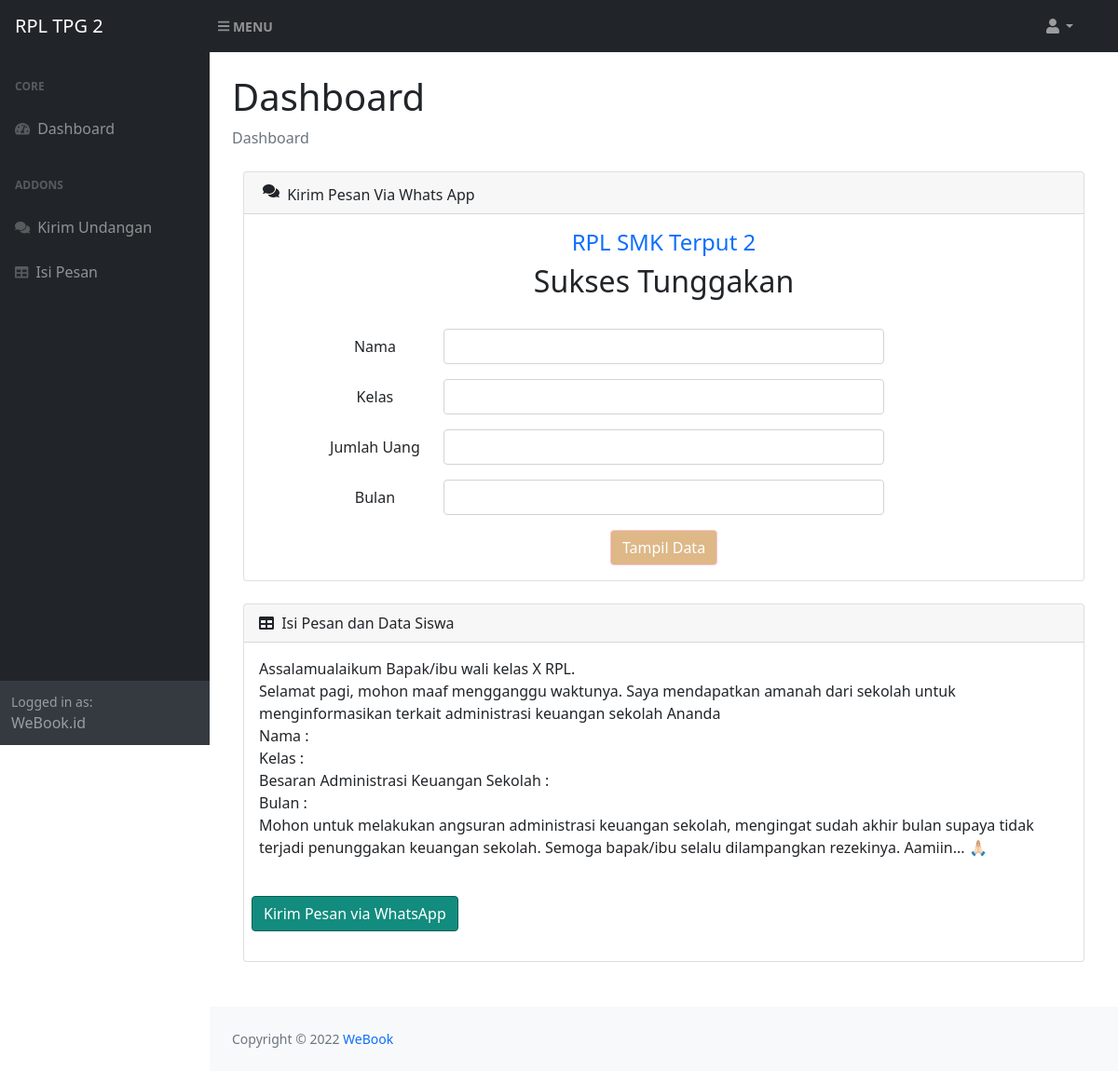
/sendwa.php, run on the app's committed database.
### tables this page shows
CREATE TABLE `isi_pesan` (
  `id` int(11) NOT NULL,
  `salam` text NOT NULL,
  `isi` longtext NOT NULL,
  `penutup` text NOT NULL
);

### sendwa.php (the view, shortened to what this page needs)
<?php
include "header.php";
?>
<div class="container">
    <div class="card mb-4">
        <div class="card-header">
            <i class="fas fa-comments m-1"></i>
            Kirim Pesan Via Whats App
        </div>
        <div class="card-body">
            <div class="row text-center justify-content-center judul">
                <div class="col-md-10">
                    <h4><a href="https://www.webook.id" style="text-decoration: none;">RPL SMK Terput 2</a></h4>
                    <h2>Sukses Tunggakan</h2>
                    <br>
                    <form action="" method="post">
                        <div class="row mb-3">
                            <label for="nama" class="col-sm-2 col-form-label">Nama</label>
                            <div class="col-sm-8">
                                <input type="text" class="form-control" name="nama" id="nama">
                            </div>
                        </div>
                        <div class="row mb-3">
                            <label for="kelas" class="col-sm-2 col-form-label">Kelas</label>
                            <div class="col-sm-8">
                                <input type="kelas" class="form-control" name="kelas" id="kelas">
                            </div>
                        </div>
                        <div class="row mb-3">
                            <label for="jmlh_uang" class="col-sm-2 col-form-label">Jumlah Uang</label>
                            <div class="col-sm-8">
                                <input type="jmlh_uang" class="form-control" name="jmlh_uang" id="jmlh_uang">
                            </div>
                        </div>
                        <div class="row mb-3">
                            <label for="bulan" class="col-sm-2 col-form-label">Bulan</label>
                            <div class="col-sm-8">
                                <input type="bulan" class="form-control" name="bulan" id="bulan">
                            </div>
                        </div>
                        <div class="form-group mt-2 tambah-link">
                            <button class="btn buat-link" type="submit" name="send"> Tampil Data </button>
                        </div>
                    </form>
                </div>
            </div>
        </div>
    </div>
    <div class="row text-justify justify-content-center">
        <div class="col-md-12">
            <div class="hasil">
                <?php
                include "koneksi.php";
                $sql = mysqli_query($conn, "SELECT * FROM isi_pesan");
                $data = mysqli_fetch_assoc($sql);
                $enter = '%0A';
                ?>
                <div class="card mb-4">
                    <div class="card-header">
                        <i class="fas fa-table me-1"></i>
                        Isi Pesan dan Data Siswa
                    </div>
                    <div class="card-body">
                        <p>
                            <?= urldecode($data['salam']); ?>
                            <br>
                            <?= urldecode($data['isi']); ?>
                            <br>
                            Nama : <?= @$nama ?>
                            <br>
                            Kelas : <?= @$kelas ?>
                            <br>
                            Besaran Administrasi Keuangan Sekolah : <?= @$jmlh_uang ?>
                            <br>
                            Bulan : <?= @$bulan ?>
                            <br>
                            <?= urldecode($data['penutup']); ?>
                        </p>
                    </div>
                    <?= "
                                        <a target=_blank href='https://wa.me/?text=" . $data['salam'] . "" . $enter . "" . $data['isi'] . "" . $enter . "Nama: " . @$nama . "" . $enter . "Kelas: " . @$kelas . "" . $enter . "Besaran Administrasi Keuangan Sekolah: " . @$jmlh_uang . "" . $enter . "Bulan: " . @$bulan . "" . $enter . "" . $data['penutup'] . "' data-action='share/whatsapp/share' class='m-2' >
                                        <button class='btn tombol-wa'> Kirim Pesan via WhatsApp </button></a>
                                        ";
                    ?>
                    <br>
                </div>
                <br>
            </div>
        </div>
    </div>
</div>
</div>
</main>
<?php
include "footer.php";
?>

### header.php (shortened to what this page needs)
<!DOCTYPE html>
<html lang="en">
<head>
    <link href="https://cdn.jsdelivr.net/npm/simple-datatables@latest/dist/style.css" rel="stylesheet" />
    <link href="css/styles.css" rel="stylesheet" />
</head>
<body class="sb-nav-fixed">
    <nav class="sb-topnav navbar navbar-expand navbar-dark bg-dark">
        <a class="navbar-brand ps-3" href="index.php">RPL TPG 2</a>
        <button class="btn btn-link btn-sm order-1 order-lg-0 me-4 me-lg-0" id="sidebarToggle" href="#!" style="text-decoration: none;"><i class="fas fa-bars"></i> <b>MENU</b></button>
        <div class="d-none d-md-inline-block form-inline ms-auto me-0 me-md-3 my-2 my-md-0">
            <ul class="navbar-nav ms-auto ms-md-0 me-3 me-lg-4">
                <li class="nav-item dropdown">
                    <a class="nav-link dropdown-toggle" id="navbarDropdown" href="#" role="button" data-bs-toggle="dropdown" aria-expanded="false"><i class="fas fa-user fa-fw"></i></a>
                </li>
            </ul>
        </div>
    </nav>
    <div id="layoutSidenav">
        <div id="layoutSidenav_nav">
            <nav class="sb-sidenav accordion sb-sidenav-dark" id="sidenavAccordion">
                <div class="sb-sidenav-menu">
                    <div class="nav">
                        <div class="sb-sidenav-menu-heading">Core</div>
                        <a class="nav-link" href="index.php">
                            <div class="sb-nav-link-icon"><i class="fas fa-tachometer-alt"></i></div>
                            Dashboard
                        </a>
                        <div class="sb-sidenav-menu-heading">Addons</div>
                        <a class="nav-link" href="sendwa.php">
                            <div class="sb-nav-link-icon"><i class="fas fa-comments"></i></div>
                            Kirim Undangan
                        </a>
                        <a class="nav-link" href="tabel.php">
                            <div class="sb-nav-link-icon"><i class="fas fa-table"></i></div>
                            Isi Pesan
                        </a>
                    </div>
                </div>
                <div class="sb-sidenav-footer">
                    <div class="small">Logged in as:</div>
                    WeBook.id
                </div>
            </nav>
        </div>
        <div id="layoutSidenav_content">
            <main>
                <div class="container-fluid px-4">
                    <h1 class="mt-4">Dashboard</h1>
                    <ol class="breadcrumb mb-4">
                        <li class="breadcrumb-item active">Dashboard</li>
                    </ol>

### footer.php (shortened to what this page needs)
<footer class="py-4 bg-light mt-auto">
    <div class="container-fluid px-4">
        <div class="d-flex align-items-center justify-content-between small">
            <div class="text-muted">Copyright &copy; 2022 <a href="https://webook.id" target="_blank" style="text-decoration: none;">WeBook </a></div>
        </div>
    </div>
</footer>
</div>
</div>
</body>
</html>

### sendwa.php (style rules this page uses)
form .tambah-link .buat-link, .hasil .buat-link { background-color: #deb887; text-decoration: none; font-weight: 400; font-size: 16px; font-style: bold; color: #fff; border-color: #ffc0cb; }
.hasil .tombol-wa { background-color: #128C7E; text-decoration: none; font-weight: 400; font-size: 16px; font-style: bold; color: #fff; border-color: #075E54; }

### data on the page
isi_pesan: salam "Assalamualaikum Bapak/ibu wali kelas X RPL.", isi "Selamat pagi, mohon maaf mengganggu waktunya. Saya mendapatkan amanah dari sekolah untuk menginformasikan terkait administrasi keuangan sekolah Ananda", penutup "Mohon untuk melakukan angsuran administrasi keuangan sekolah, mengingat sudah akhir bulan supaya tidak terjadi penunggakan keuangan sekolah. Semoga bapak/ibu selalu dilampangkan rezekinya. Aamiin... 🙏🏻"
